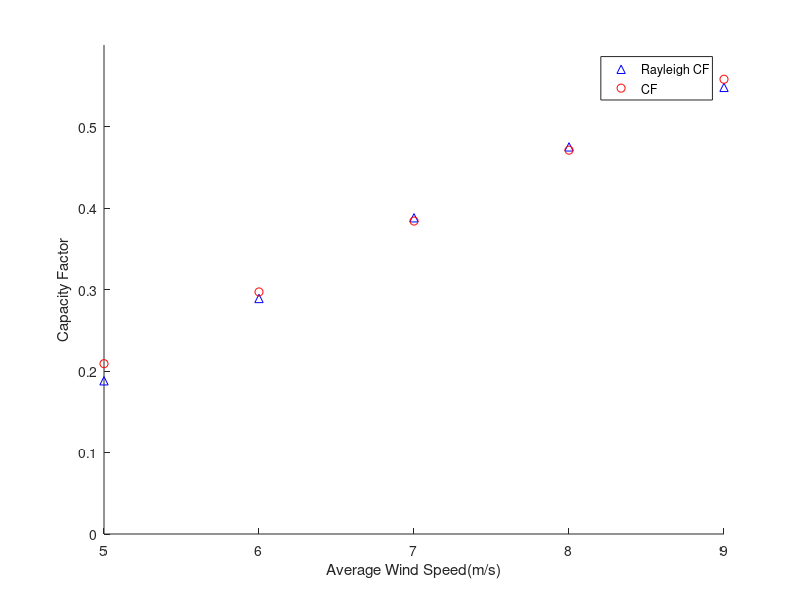

Source code (MATLAB):

f = @(v,avg) ((pi*v)/(2*(avg)^2)).*exp((-pi/4).*(v/avg).^2);

v = [0,1,2,3,4,5,6,7,8,9,10,11,12,13,14,15,16,17,18,19,20,21,22,23,24,25,26];

for avg = 5:9
    f(v,avg)
end

ray = [.188,.289,.388,.475,.548];
CF = [.209,.297,.384,.471,.558];
avg = [5,6,7,8,9];

hold on;
plot(avg,ray,'^b')
plot(avg,CF,'or')
ylabel("Capacity Factor")
xlabel("Average Wind Speed(m/s)")
legend("Rayleigh CF","CF")
axis([5 9 0 .6])